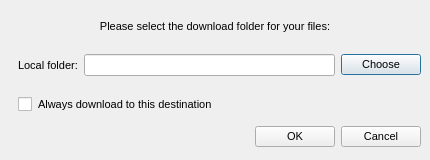
<?xml version="1.0" encoding="UTF-8"?>
<ui version="4.0">
 <class>DownloadFromMegaDialog</class>
 <widget class="QDialog" name="DownloadFromMegaDialog">
  <property name="geometry">
   <rect>
    <x>0</x>
    <y>0</y>
    <width>430</width>
    <height>160</height>
   </rect>
  </property>
  <property name="minimumSize">
   <size>
    <width>430</width>
    <height>160</height>
   </size>
  </property>
  <property name="maximumSize">
   <size>
    <width>430</width>
    <height>160</height>
   </size>
  </property>
  <property name="windowTitle">
   <string>Download from MEGA</string>
  </property>
  <property name="styleSheet">
   <string notr="true">QWidget
{
font-size: 11px;
}
</string>
  </property>
  <layout class="QVBoxLayout" name="verticalLayout">
   <property name="spacing">
    <number>0</number>
   </property>
   <property name="leftMargin">
    <number>9</number>
   </property>
   <property name="topMargin">
    <number>9</number>
   </property>
   <property name="rightMargin">
    <number>9</number>
   </property>
   <property name="bottomMargin">
    <number>9</number>
   </property>
   <item>
    <widget class="QLabel" name="infoLabel">
     <property name="minimumSize">
      <size>
       <width>0</width>
       <height>24</height>
      </size>
     </property>
     <property name="maximumSize">
      <size>
       <width>16777215</width>
       <height>24</height>
      </size>
     </property>
     <property name="focusPolicy">
      <enum>Qt::StrongFocus</enum>
     </property>
     <property name="text">
      <string>Please select the download folder for your files:</string>
     </property>
     <property name="alignment">
      <set>Qt::AlignBottom|Qt::AlignHCenter</set>
     </property>
    </widget>
   </item>
   <item>
    <widget class="QWidget" name="widget" native="true">
     <layout class="QHBoxLayout" name="horizontalLayout">
      <property name="spacing">
       <number>6</number>
      </property>
      <property name="leftMargin">
       <number>9</number>
      </property>
      <property name="topMargin">
       <number>0</number>
      </property>
      <property name="rightMargin">
       <number>0</number>
      </property>
      <property name="bottomMargin">
       <number>0</number>
      </property>
      <item>
       <widget class="QLabel" name="label_2">
        <property name="focusPolicy">
         <enum>Qt::NoFocus</enum>
        </property>
        <property name="text">
         <string>Local folder:</string>
        </property>
       </widget>
      </item>
      <item>
       <widget class="QLineEdit" name="eFolderPath">
        <property name="enabled">
         <bool>true</bool>
        </property>
        <property name="accessibleName">
         <string>Local folder:</string>
        </property>
        <property name="readOnly">
         <bool>true</bool>
        </property>
       </widget>
      </item>
      <item>
       <widget class="QPushButton" name="bChange">
        <property name="text">
         <string>Choose</string>
        </property>
        <property name="flat">
         <bool>false</bool>
        </property>
       </widget>
      </item>
     </layout>
    </widget>
   </item>
   <item>
    <widget class="QCheckBox" name="cDefaultPath">
     <property name="enabled">
      <bool>true</bool>
     </property>
     <property name="styleSheet">
      <string notr="true">margin-left: 9px;</string>
     </property>
     <property name="text">
      <string>Always download to this destination</string>
     </property>
     <property name="checked">
      <bool>false</bool>
     </property>
    </widget>
   </item>
   <item>
    <widget class="QWidget" name="bLayout" native="true">
     <property name="maximumSize">
      <size>
       <width>16777215</width>
       <height>40</height>
      </size>
     </property>
     <layout class="QHBoxLayout" name="horizontalLayout_2">
      <property name="spacing">
       <number>6</number>
      </property>
      <property name="leftMargin">
       <number>0</number>
      </property>
      <property name="topMargin">
       <number>12</number>
      </property>
      <property name="rightMargin">
       <number>0</number>
      </property>
      <property name="bottomMargin">
       <number>0</number>
      </property>
      <item>
       <spacer name="horizontalSpacer">
        <property name="orientation">
         <enum>Qt::Horizontal</enum>
        </property>
        <property name="sizeHint" stdset="0">
         <size>
          <width>40</width>
          <height>20</height>
         </size>
        </property>
       </spacer>
      </item>
      <item>
       <widget class="QPushButton" name="bOK">
        <property name="text">
         <string>OK</string>
        </property>
       </widget>
      </item>
      <item>
       <widget class="QPushButton" name="bCancel">
        <property name="text">
         <string>Cancel</string>
        </property>
       </widget>
      </item>
     </layout>
    </widget>
   </item>
  </layout>
 </widget>
 <tabstops>
  <tabstop>infoLabel</tabstop>
  <tabstop>label_2</tabstop>
  <tabstop>eFolderPath</tabstop>
  <tabstop>bChange</tabstop>
  <tabstop>cDefaultPath</tabstop>
  <tabstop>bOK</tabstop>
  <tabstop>bCancel</tabstop>
 </tabstops>
 <resources/>
 <connections>
  <connection>
   <sender>bCancel</sender>
   <signal>clicked()</signal>
   <receiver>DownloadFromMegaDialog</receiver>
   <slot>reject()</slot>
   <hints>
    <hint type="sourcelabel">
     <x>383</x>
     <y>151</y>
    </hint>
    <hint type="destinationlabel">
     <x>214</x>
     <y>89</y>
    </hint>
   </hints>
  </connection>
 </connections>
</ui>
